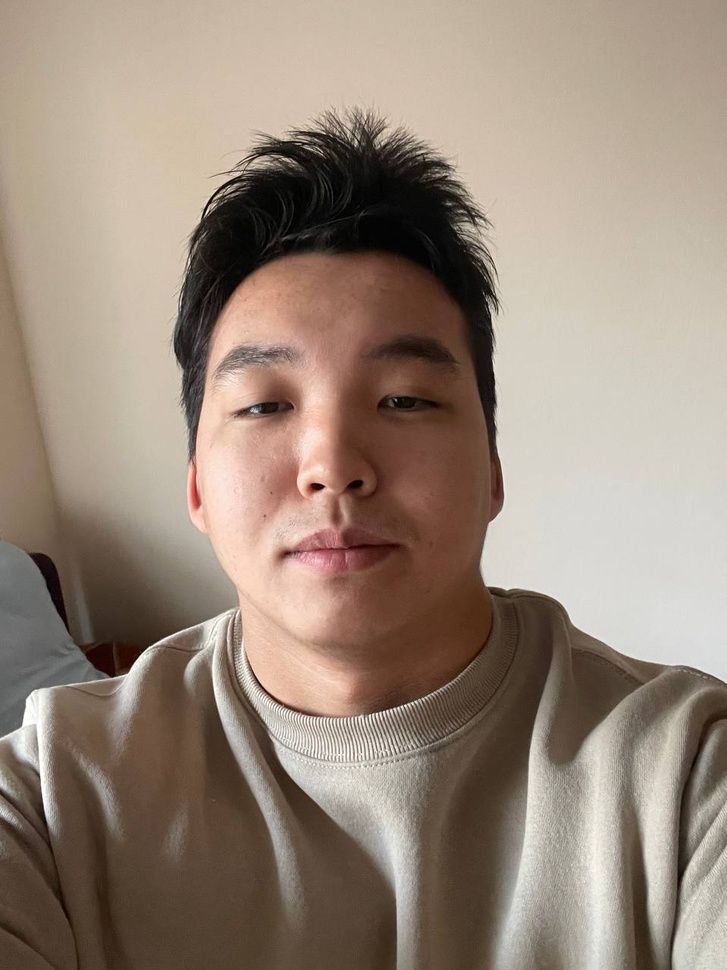
#> input picture images/photo1705566709.jpeg, 727 x 970 px, shrunk from 959 x 1280 before the run
$ python photo.py
#> lines starting #> are read from the running program, lines starting #| are printed output that depends on the picture; after the words box and inside, x2 and y2 are one past the last pixel; in counts of white or black regions, pixels touching at a corner belong together
import cv2

img = cv2.imread('images/photo1705566709.jpeg')
#> img is the input picture: shape (970, 727, 3); mean B, G, R 121.9, 135.8, 152
gray = cv2.cvtColor(img, cv2.COLOR_BGR2GRAY)
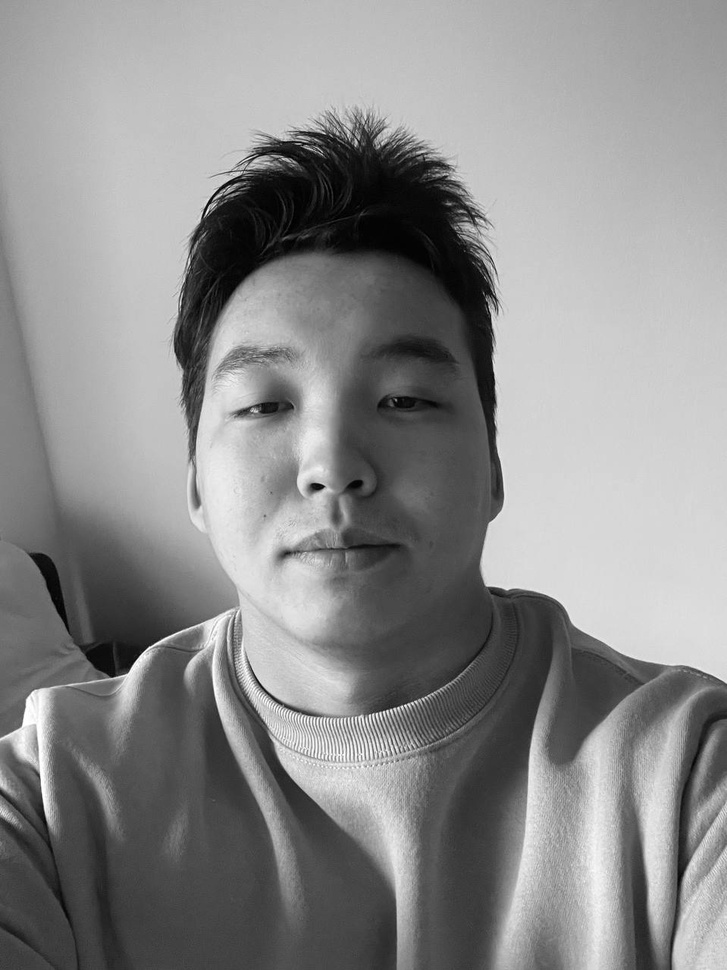
#> gray: shape (970, 727); min 0, max 255, mean 139

faces = cv2.CascadeClassifier('faces.xml')

res = faces.detectMultiScale(gray, scaleFactor=4, minNeighbors=3)
#> res = [[139, 255, 384, 384]]

for (x, y, w, h) in res:
    cv2.rectangle(img, (x, y), (x+w, y+h), (0, 0, 255), thickness=3)
#> this loop made 1 pass
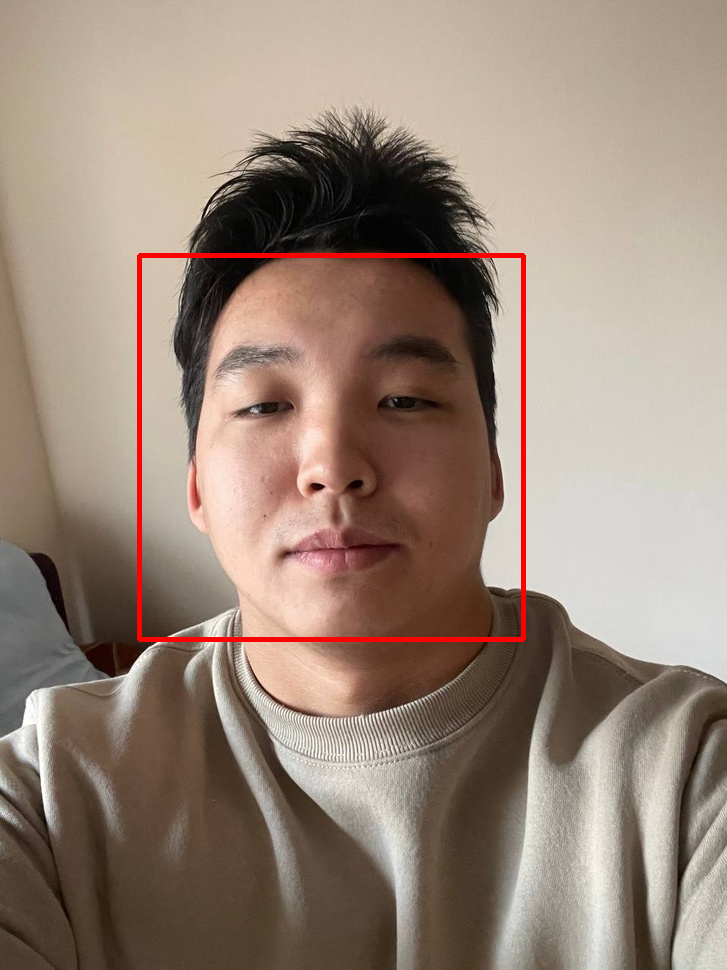
#> img: shape (970, 727, 3); 1.09% of pixels changed, all inside (x1, y1, x2, y2) = (137, 253, 526, 642)

cv2.imshow("Result", img)
cv2.waitKey(0)

$ run again, with images/1663637203_11-mykaleidoscope-ru-p-uspeshnie-molodie-lyudi-vkontakte-11.jpg copied over images/photo1705566709.jpeg
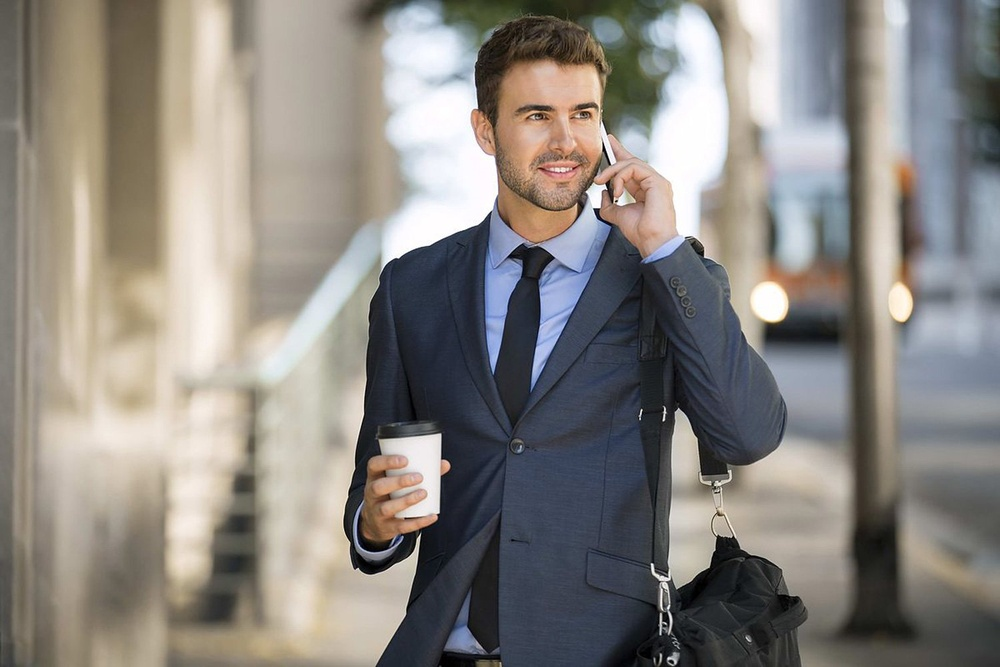
#> input picture images/1663637203_11-mykaleidoscope-ru-p-uspeshnie-molodie-lyudi-vkontakte-11.jpg, 1000 x 667 px, shrunk from 1500 x 1000 before the run
#> img is the input picture: shape (667, 1000, 3); mean B, G, R 128.7, 133.6, 137.6
#> `gray = cv2.cvtColor(img, cv2.COLOR_BGR2GRAY)`:
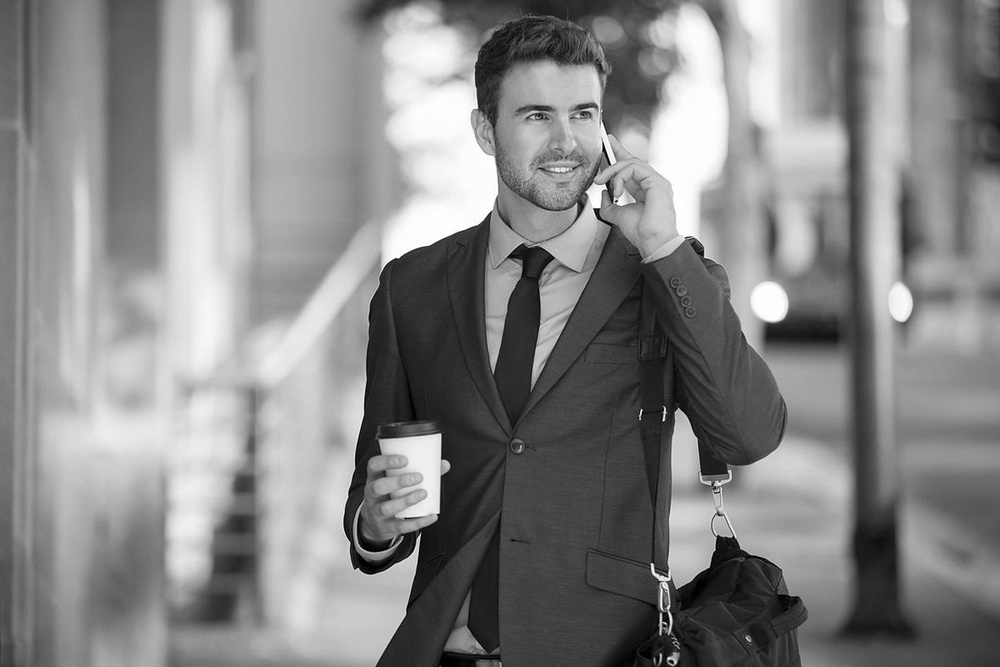
#> gray: shape (667, 1000); min 0, max 255, mean 134.2
#> res = [[515, 78, 96, 96]]
#> the loop `for (x, y, w, h) in res:` made 1 pass
#> after the loop `for (x, y, w, h) in res:`:
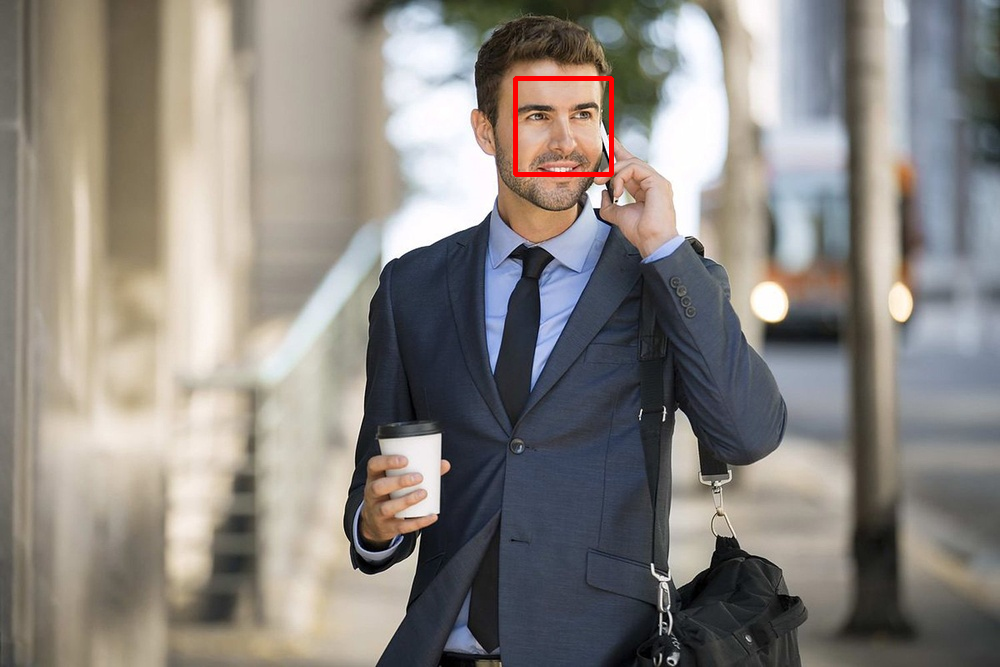
#> img: shape (667, 1000, 3); 0.29% of pixels changed, all inside (x1, y1, x2, y2) = (513, 76, 614, 177)
